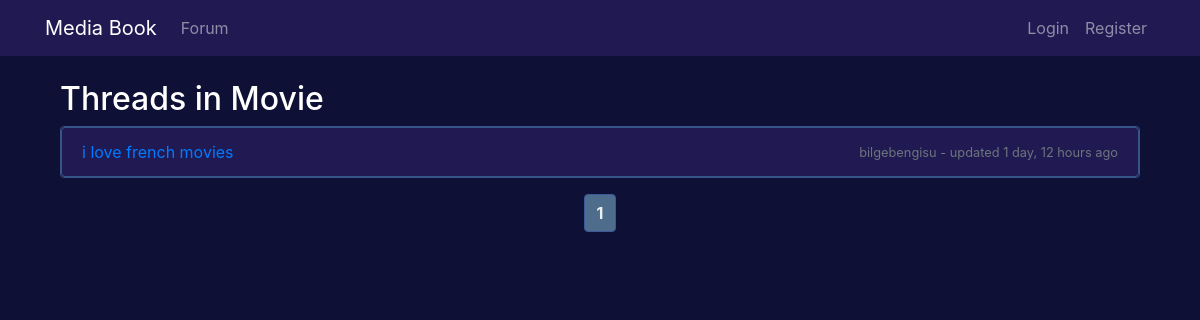
Screenshot of /forum/thread_list/2/ with the database file from the repository.
### Forum/models.py (models this page shows, shortened)
class Page(models.Model):
    title = models.CharField(max_length=100)

class Thread(models.Model):
    page = models.ForeignKey(Page, on_delete=models.CASCADE)
    title = models.CharField(max_length=200)
    original_poster = models.ForeignKey(User, on_delete=models.CASCADE, null=True, blank=True, related_name='created_threads')
    subscribers = models.ManyToManyField(User, related_name='subscribed_threads', blank=True)
    created_at = models.DateTimeField(auto_now_add=True)
    latest_comment_time = models.DateTimeField(null=True, blank=True)
    latest_comment_username = models.CharField(max_length=100, null=True, blank=True)

### Forum/views.py (the view)
# urls.py: path('thread_list/<int:page_id>/', views.thread_list, name='thread_list'),
def thread_list(request, page_id):
    page = get_object_or_404(Page, pk=page_id)
    threads = Thread.objects.filter(page=page).distinct()
    for thread in threads:
        latest_comment = Comment.objects.filter(thread=thread).order_by('-created_at').first()
        if latest_comment:
            thread.latest_comment_time = latest_comment.created_at
            thread.latest_comment_username = latest_comment.user.username
        else:
            thread.latest_comment_time = None
            thread.latest_comment_username = "No comments"
    threads = sorted(threads, key=lambda x: x.latest_comment_time, reverse=True)
    paginator = Paginator(threads, 10)  # Shows 10 threads per page
    page_number = request.GET.get('page')
    try:
        threads = paginator.page(page_number)
    except PageNotAnInteger:
        threads = paginator.page(1)
    except EmptyPage:
        threads = paginator.page(paginator.num_pages)
    return render(request, 'thread_list.html', {'threads': threads, 'page': page})

### Forum/context_processors.py (called while the page is built)
def notifications(request):
    if request.user.is_authenticated:
        return {
            'global_notifications': Notification.objects.filter(to_user=request.user, is_read=False).order_by('-date')
        }
    return {}

### Forum/templates/thread_list.html (shortened to what this page needs)
{% extends 'base.html' %}
{% block content %}
<div class="container">
  <div class="row">
    <div class="col-md-8">
      <h2>Threads in {{ page.title }}</h2>
    </div>
  </div>
  <div class="row">
    <div class="col-md-12">
      <ul class="list-group custom-border-wes">
        {% for thread in threads %}
        <li class="list-group-item d-flex justify-content-between align-items-center custom-border-wes">
          <a href="{% url 'thread_detail' thread.id %}">{{ thread.title }}</a>
          <small class="text-muted">
            {% if thread.latest_comment_username != "No comments" %}
              {{ thread.latest_comment_username }} - updated {{ thread.latest_comment_time|timesince }} ago
            {% else %}
              No comments
            {% endif %}
          </small>
        </li>
        {% endfor %}
      </ul>
    </div>
  </div>
  <div class="text-center">
    <nav aria-label="Page navigation example">
      <ul class="pagination justify-content-center">
        {% for num in threads.paginator.page_range %}
        {% if num >= threads.number|add:'-3' and num <= threads.number|add:'3' %}
        <li class="page-item {% if num == threads.number %}active{% endif %}">
          <a class="page-link" href="{% url 'thread_list' page.id %}?page={{ num }}">{{ num }}</a>
        </li>
        {% endif %}
        {% endfor %}
      </ul>
    </nav>
  </div>
</div>
{% endblock %}

### rows the page displays
Page: title "Movie"
Thread: title "i love french movies", latest_comment_username "bilgebengisu", latest_comment_time "1 day, 12 hours"

### other values shown
{{ num }} "1"
